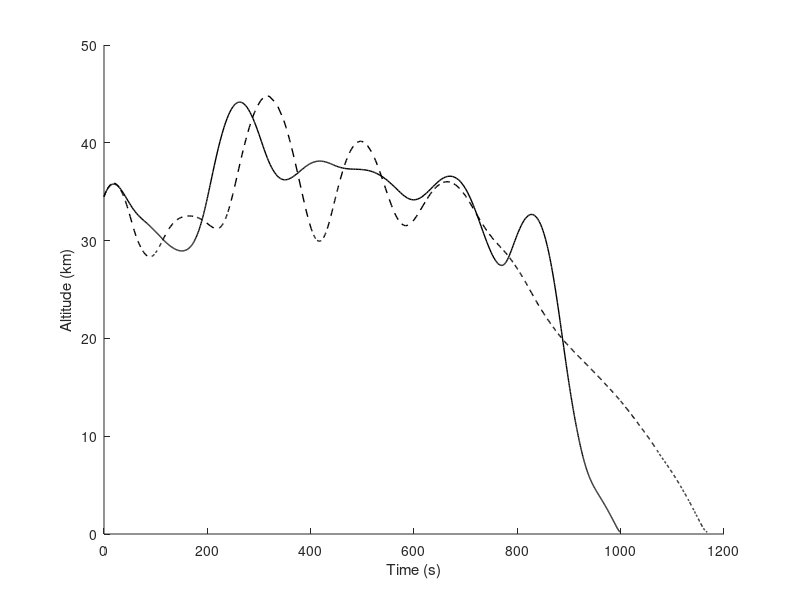

This figure's MATLAB source: (Note: this script raises an error after producing the figure.)
% multi plotter
addpath('.\axlabel')
addpath('addaxis')
addpath('..\')

Atmosphere = dlmread('atmosphere.txt');
auxdata.Atmosphere = Atmosphere; 
auxdata.interp.c_spline = spline( auxdata.Atmosphere(:,1),  auxdata.Atmosphere(:,5)); % Calculate speed of sound using atmospheric data


a = load('Solution-const6.mat');
b = load('Solution-const7.mat');

mFuel1  = a.solution.phase.state(1,9)
mFuel2  = b.solution.phase.state(1,9)

Re   = 6371203.92;                     % Equatorial Radius of Earth (m)

rad1  = a.solution.phase.state(:,1);
lon1  = rad2deg(a.solution.phase.state(:,2));
lat1  = rad2deg(a.solution.phase.state(:,3));
v1    = a.solution.phase.state(:,4);
fpa1  = a.solution.phase.state(:,5);
azi1  = a.solution.phase.state(:,6);
throttle1      = a.solution.phase.state(:,10);
bank1      = a.solution.phase.state(:,8);
t1 = a.solution.phase.time;

alt1 = rad1 - Re;

c1 = ppval(auxdata.interp.c_spline,alt1); % Calculate speed of sound using atmospheric data
M1 = v1./c1; % Calculating Mach No (Descaled)
throttle1(M1<5.1)=0;

rad2  = b.solution.phase.state(:,1);
lon2  = rad2deg(b.solution.phase.state(:,2));
lat2  = rad2deg(b.solution.phase.state(:,3));
v2    = b.solution.phase.state(:,4);
fpa2  = b.solution.phase.state(:,5);
azi2  = b.solution.phase.state(:,6);
throttle2      = b.solution.phase.state(:,10);
bank2      = b.solution.phase.state(:,8);
t2 = b.solution.phase.time;

alt2 = rad2 - Re;

c2 = ppval(auxdata.interp.c_spline,alt2); % Calculate speed of sound using atmospheric data
M2 = v2./c2; % Calculating Mach No (Descaled)
throttle2(M2<5.1)=0;

figure('units','normalized','outerposition',[0.1 0.1 .7 .5])
hold on
plot(t1,(rad1-Re)/1000,'-','color','k', 'linewidth', 1.);
plot(t2,(rad2-Re)/1000,'--','color','k', 'linewidth', 1.);
xlabel('Time (s)');
ylabel('Altitude (km)');

addaxis(t1,v1,'-','color',[0.5 0 0], 'linewidth', 1.);
addaxisplot(t2,v2,2,'--','color',[0.5 0 0], 'linewidth', 1.);
addaxislabel(2,'Velocity(m/s)');

addaxis(t1,throttle1,'-','color',[0 0 0.5], 'linewidth', 1.);
addaxisplot(t2,throttle2,3,'--','color',[0 0 0.5], 'linewidth', 1.);
addaxislabel(3,'Throttle');

% legend( '110% Cd Alt','90% Cd Alt','110% Cd v','90% Cd v','110% Cd Throttle','90% Cd Throttle')
legend( '110% Isp Alt','90% Isp Alt','110% Isp v','90% Isp v','110% Isp Throttle','90% Isp Throttle')
set(gca,'box','off')
figure(3)
hold on
geoshow('landareas.shp','FaceColor',[0.5 .8 0.5])
xlim([min(lon1)-3,max(lon1)+3]);
ylim([min(lat1)-3,max(lat1)+3]);

plot(lon1,lat1,'-', 'color','k', 'linewidth', 1.5);
plot(lon2,lat2,'--', 'color','k', 'linewidth', 1.5);

txt1 = '2nd \rightarrow 3rd Stage Separation';
text(lon1(1)-0.5,lat1(1)-0.3,txt1)

txt2 = '2nd Stage Landing';
text(lon1(end)+0.1,lat1(end),txt2)


figure()
hold on
plot(t1,bank1)
plot(t2,bank2)
